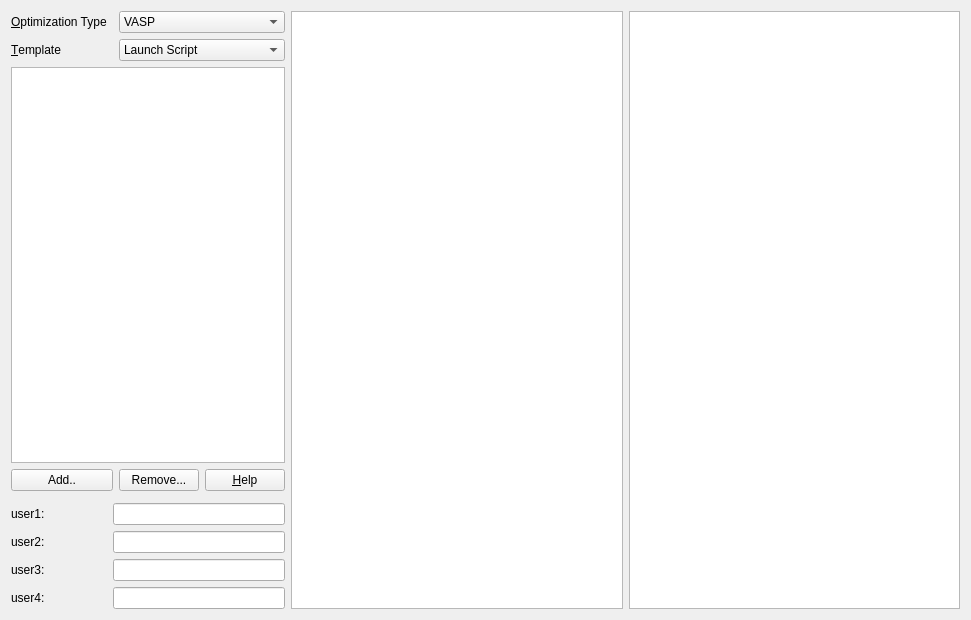
<?xml version="1.0" encoding="UTF-8"?>
<ui version="4.0">
 <class>Tab_Edit</class>
 <widget class="QWidget" name="Tab_Edit">
  <property name="geometry">
   <rect>
    <x>0</x>
    <y>0</y>
    <width>971</width>
    <height>620</height>
   </rect>
  </property>
  <property name="windowTitle">
   <string>Form</string>
  </property>
  <layout class="QGridLayout" name="gridLayout">
   <item row="2" column="0" colspan="4">
    <widget class="QListWidget" name="list_opt"/>
   </item>
   <item row="0" column="4" rowspan="9">
    <widget class="QTextEdit" name="edit_edit"/>
   </item>
   <item row="1" column="0">
    <widget class="QLabel" name="label_15">
     <property name="text">
      <string>&amp;Template</string>
     </property>
     <property name="buddy">
      <cstring>combo_template</cstring>
     </property>
    </widget>
   </item>
   <item row="3" column="0" colspan="2">
    <widget class="QPushButton" name="push_add">
     <property name="text">
      <string>Add..</string>
     </property>
    </widget>
   </item>
   <item row="3" column="2">
    <widget class="QPushButton" name="push_remove">
     <property name="text">
      <string>Remove...</string>
     </property>
    </widget>
   </item>
   <item row="3" column="3">
    <widget class="QPushButton" name="push_help">
     <property name="text">
      <string>&amp;Help</string>
     </property>
    </widget>
   </item>
   <item row="1" column="2" colspan="2">
    <widget class="QComboBox" name="combo_template">
     <item>
      <property name="text">
       <string>Launch Script</string>
      </property>
     </item>
     <item>
      <property name="text">
       <string>INCAR</string>
      </property>
     </item>
     <item>
      <property name="text">
       <string>POTCAR</string>
      </property>
     </item>
     <item>
      <property name="text">
       <string>KPOINTS</string>
      </property>
     </item>
    </widget>
   </item>
   <item row="5" column="0">
    <widget class="QLabel" name="label">
     <property name="text">
      <string>user1:</string>
     </property>
    </widget>
   </item>
   <item row="6" column="0">
    <widget class="QLabel" name="label_2">
     <property name="text">
      <string>user2:</string>
     </property>
    </widget>
   </item>
   <item row="7" column="0">
    <widget class="QLabel" name="label_3">
     <property name="text">
      <string>user3:</string>
     </property>
    </widget>
   </item>
   <item row="8" column="0">
    <widget class="QLabel" name="label_4">
     <property name="text">
      <string>user4:</string>
     </property>
    </widget>
   </item>
   <item row="5" column="1" colspan="3">
    <widget class="QLineEdit" name="edit_user1"/>
   </item>
   <item row="6" column="1" colspan="3">
    <widget class="QLineEdit" name="edit_user2"/>
   </item>
   <item row="7" column="1" colspan="3">
    <widget class="QLineEdit" name="edit_user3"/>
   </item>
   <item row="8" column="1" colspan="3">
    <widget class="QLineEdit" name="edit_user4"/>
   </item>
   <item row="0" column="6" rowspan="9">
    <widget class="QListWidget" name="list_POTCARs"/>
   </item>
   <item row="0" column="0">
    <widget class="QLabel" name="label_5">
     <property name="text">
      <string>&amp;Optimization Type</string>
     </property>
     <property name="buddy">
      <cstring>combo_optType</cstring>
     </property>
    </widget>
   </item>
   <item row="0" column="2" colspan="2">
    <widget class="QComboBox" name="combo_optType">
     <item>
      <property name="text">
       <string>VASP</string>
      </property>
     </item>
     <item>
      <property name="text">
       <string>GULP</string>
      </property>
     </item>
     <item>
      <property name="text">
       <string>PWscf</string>
      </property>
     </item>
    </widget>
   </item>
  </layout>
 </widget>
 <tabstops>
  <tabstop>combo_optType</tabstop>
  <tabstop>combo_template</tabstop>
  <tabstop>list_opt</tabstop>
  <tabstop>push_add</tabstop>
  <tabstop>push_remove</tabstop>
  <tabstop>push_help</tabstop>
  <tabstop>edit_user1</tabstop>
  <tabstop>edit_user2</tabstop>
  <tabstop>edit_user3</tabstop>
  <tabstop>edit_user4</tabstop>
  <tabstop>edit_edit</tabstop>
  <tabstop>list_POTCARs</tabstop>
 </tabstops>
 <resources/>
 <connections/>
</ui>
